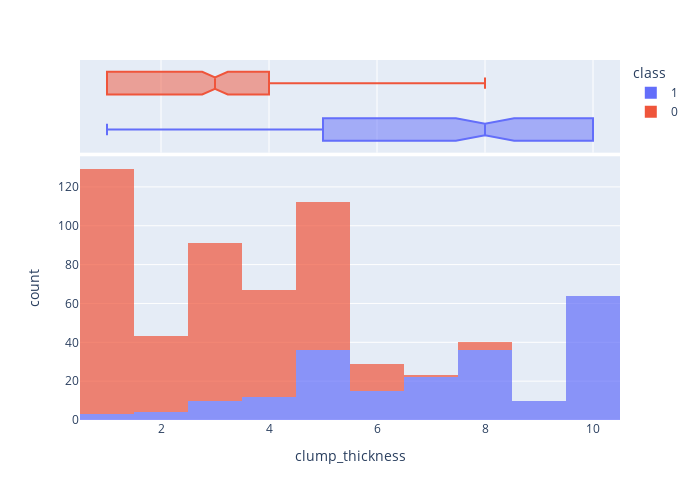

Source (notebook cell):
### Code cell
import plotly.express as px

fig = px.histogram(data_frame=df, x='clump_thickness', color="class", marginal="box", nbins=10, opacity=0.7)

# Update layout to set the figure size
fig.update_layout(
    height=500,  # Adjust the height as needed
    width=700,   # Adjust the width as needed
)

### Figure 1 — Plotly figure (JSON) as saved in the notebook; plotly's stock layout.template omitted (floating-point values rounded to 4 significant figures; data arrays with more than 128 entries replaced by an {"elided": "..."} marker saying what was removed)
{"data": [{"alignmentgroup": "True", "bingroup": "x", "hovertemplate": "class=1<br>clump_thickness=%{x}<br>count=%{y}<extra></extra>", "legendgroup": "1", "marker": {"color": "#636efa", "opacity": 0.7, "pattern": {"shape": ""}}, "name": "1", "nbinsx": 10, "offsetgroup": "1", "orientation": "v", "showlegend": true, "type": "histogram", "x": {"elided": "212 int values"}, "xaxis": "x", "yaxis": "y"}, {"alignmentgroup": "True", "hovertemplate": "class=1<br>clump_thickness=%{x}<extra></extra>", "legendgroup": "1", "marker": {"color": "#636efa"}, "name": "1", "notched": true, "offsetgroup": "1", "showlegend": false, "type": "box", "x": {"elided": "212 int values"}, "xaxis": "x2", "yaxis": "y2"}, {"alignmentgroup": "True", "bingroup": "x", "hovertemplate": "class=0<br>clump_thickness=%{x}<br>count=%{y}<extra></extra>", "legendgroup": "0", "marker": {"color": "#EF553B", "opacity": 0.7, "pattern": {"shape": ""}}, "name": "0", "nbinsx": 10, "offsetgroup": "0", "orientation": "v", "showlegend": true, "type": "histogram", "x": {"elided": "396 int values"}, "xaxis": "x", "yaxis": "y"}, {"alignmentgroup": "True", "hovertemplate": "class=0<br>clump_thickness=%{x}<extra></extra>", "legendgroup": "0", "marker": {"color": "#EF553B"}, "name": "0", "notched": true, "offsetgroup": "0", "showlegend": false, "type": "box", "x": {"elided": "396 int values"}, "xaxis": "x2", "yaxis": "y2"}], "layout": {"barmode": "relative", "height": 500, "legend": {"title": {"text": "class"}, "tracegroupgap": 0}, "margin": {"t": 60}, "width": 700, "xaxis": {"anchor": "y", "domain": [0, 1], "title": {"text": "clump_thickness"}}, "xaxis2": {"anchor": "y2", "domain": [0, 1], "matches": "x", "showgrid": true, "showticklabels": false}, "yaxis": {"anchor": "x", "domain": [0, 0.7326], "title": {"text": "count"}}, "yaxis2": {"anchor": "x2", "domain": [0.7426, 1], "matches": "y2", "showgrid": false, "showline": false, "showticklabels": false, "ticks": ""}}}
